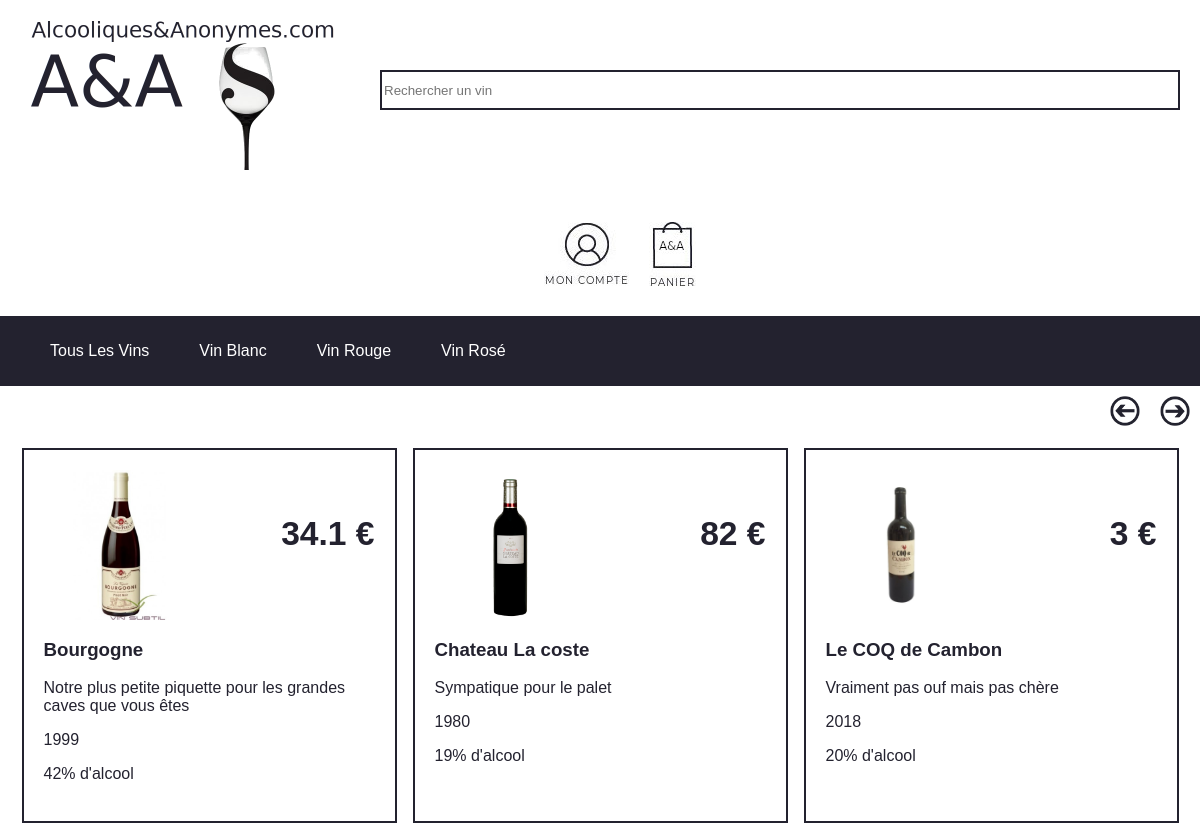
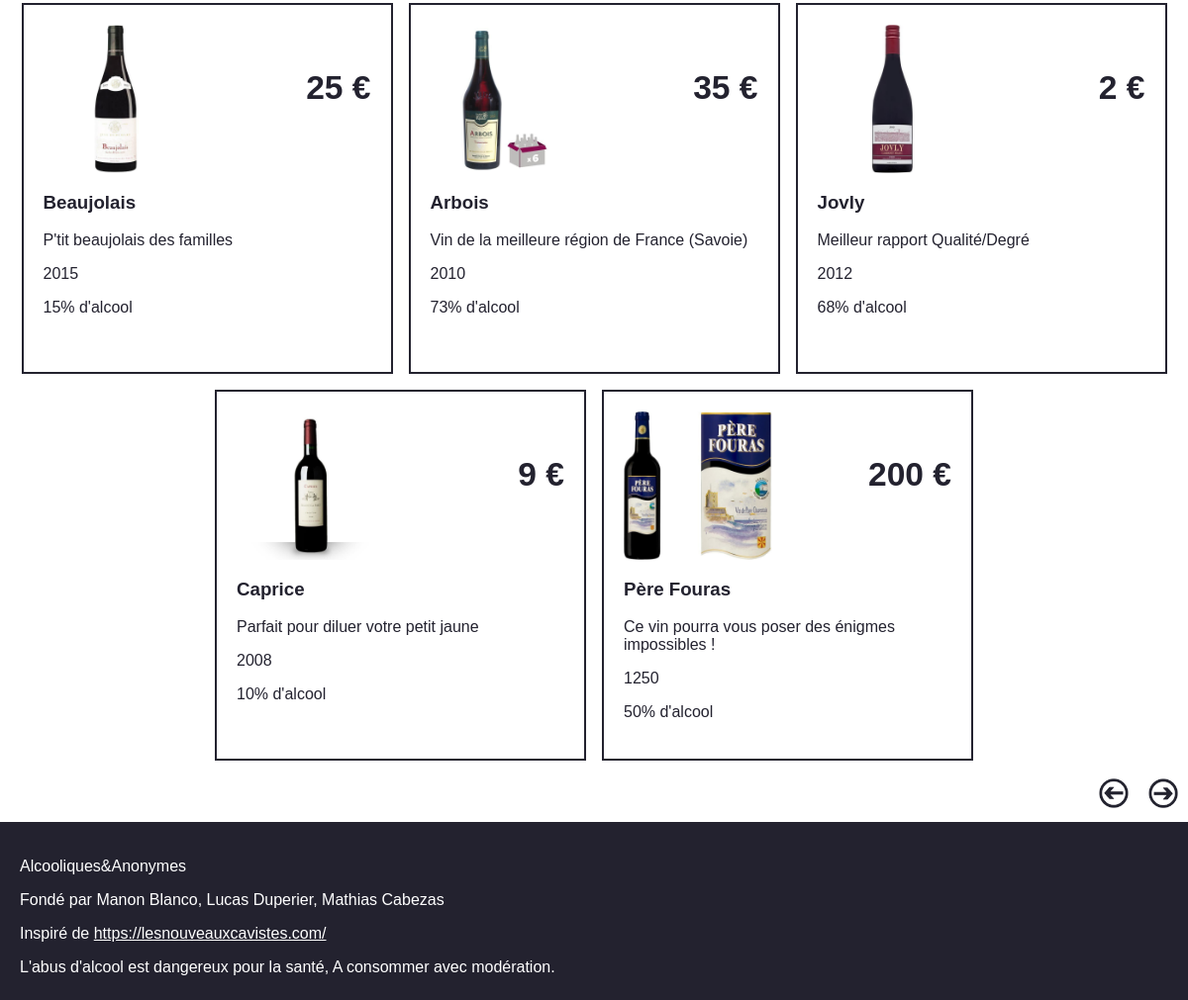
The app's page /controler/afficherArticles.ctrl.php with its own data (2 pictures, top to bottom).
### tables this page shows
CREATE TABLE categorie (
	ref INT PRIMARY KEY,
	nom TEXT,
	image TEXT
);

CREATE TABLE article (
	ref INT PRIMARY KEY,
	libelle TEXT,
  description TEXT,
  pourcentageAlcool REAL,
	annee INT,
	categorie INTEGER,
	prix REAL,
	image TEXT,
	FOREIGN KEY(categorie) REFERENCES categorie(ref)
);

### controler/afficherArticles.ctrl.php (called while the page is built, shortened)
<?php
include_once('../model/DAO.class.php');
$n = 8;
$categories = $dao->getCategories();
if(isset($_GET['categorie']))
  $categorie = $_GET['categorie'];
else
  $categorie = 'tout';
$articles = array();
if ($categorie == 'tout' && isset($_GET['ref'])) {
  $ref = $_GET['ref'];
  $articles = $dao->getN($ref, $n);
} else if ($categorie == 'tout' && !(isset($_GET['ref']))) {
  $articles = $dao->firstN($n);
} else if ($categorie != 'tout' && isset($_GET['ref'])) {
  $ref = $_GET['ref'];
  $articles = $dao->getNCateg($ref,$n,$categorie);
} else {
  $articles = $dao->getCateg($n, $categorie);
}
if ($categorie != 'tout') {
  $nextRef = $dao->nextCat(end($articles)->ref,$categorie);
} else $nextRef = $dao->next(end($articles)->ref);
if($nextRef == end($articles)->ref) {
  $nextRef = $articles[0]->ref;
}
if ($categorie != 'tout') {
  $prev = $dao->prevNCat($articles[0]->ref,$n,$categorie);
} else $prev = $dao->prevN($articles[0]->ref,$n);
if(empty($prev)) {
  $prev = $articles;
}
include('../view/articles.view.php');
?>

### model/DAO.class.php (called while the page is built, shortened)
<?php
require_once("../model/Categorie.class.php");
require_once("../model/Article.class.php");
$dao = new DAO();
class DAO {
  private $db;
  private $database = 'sqlite:../data/db/AEtA.db';
  function __construct() {
    try {
      $this->db = new PDO($this->database);
    }
    catch (PDOException $e){
      die("erreur de connexion: ".$e->getMessage()."\n");
    }
  }
  function getCategories() : array {
    $req = "SELECT * FROM categorie";
    $sth = $this->db->query($req);
    $result = $sth->fetchAll(PDO::FETCH_CLASS, 'Categorie');
    return $result;
  }
  function firstN(int $n) : array {
    $req = "SELECT * FROM article LIMIT '$n'";
    $sth = $this->db->query($req);
    $result = $sth->fetchAll(PDO::FETCH_CLASS, 'Article');
    return $result;
  }
    function next(int $ref) : int {
      $req = "SELECT * FROM article WHERE $ref < ref LIMIT 1 ";
      $sth = $this->db->query($req);
      $result = $sth->fetchAll(PDO::FETCH_CLASS, 'Article');
      if (empty($result)) {
        return $ref;
      } else return $result[0]->ref;
    }
}
?>

### model/Categorie.class.php (called while the page is built, shortened)
<?php
  class Categorie {
      function __get(string $property) {
          return $this->$property;
      }
  }
?>

### model/Article.class.php (called while the page is built, shortened)
<?php
    class Article {
        function __get(string $property) {
          return $this->$property;
        }
    }
?>

### view/articles.view.php (the view, shortened to what this page needs)
<!DOCTYPE html>
<html lang="fr" dir="ltr">
  <head>
    <link rel="stylesheet" href="../view/stylesheet.css">
  </head>
  <body>
    <?php require_once('../view/header.view.php'); ?>
    <?php if(isset($prev)): ?>
    <section class="fleches">
      <a href="../controler/afficherArticles.ctrl.php?ref=<?= ($prev[0]->ref-1).'&categorie='.$categorie?>"> <img src="../view/image/page_precedente.jpg" alt="Flèche page précèdente"> </a>
      <a href="../controler/afficherArticles.ctrl.php?ref=<?= $nextRef.'&categorie='.$categorie?>"> <img src="../view/image/page_suivante.jpg" alt="Flèche page suivante"> </a>
    </section>
    <?php endif; ?>
    <section>
      <?php foreach ($articles as $value) : ?>
      <a href="../controler/afficherArticles.ctrl.php?categorie=<?= $categorie?>&article=<?= $value->ref ?>">
        <div>
          <article>
            <img src="../view/image/vins/<?= $value->image ?>" alt="<?= $value->libelle?>">
            <h4><?= $value->prix?> €</h4>
          </article>
          <h3><?= $value->libelle ?></h3>
          <p><?= $value->description?></p>
          <p><?= $value->annee?></p>
          <p><?= $value->pourcentageAlcool?>% d'alcool</p>
        </div>
      </a>
    <?php endforeach ?>
    </section>
  <?php if(isset($prev)): ?>
    <section class="fleches">
      <a href="../controler/afficherArticles.ctrl.php?ref=<?= ($prev[0]->ref-1).'&categorie='.$categorie?>"> <img src="../view/image/page_precedente.jpg" alt="Flèche page précèdente"> </a>
      <a href="../controler/afficherArticles.ctrl.php?ref=<?= $nextRef.'&categorie='.$categorie?>"> <img src="../view/image/page_suivante.jpg" alt="Flèche page suivante"> </a>
    </section>
  <?php endif; ?>
  <?php require_once('../view/footer.view.php'); ?>
  </body>
</html>

### view/header.view.php
<header>
  <article class="header">
    <h1> <a href="../controler/afficherCategories.ctrl.php"> <img src="../view/image/logoA&A.png" alt="Logo de Alcooliques & Anonymes .com"> </a></h1>
    <form action="afficherResultatRecherche.ctrl.php" method="get">
      <input type="text" name="recherche" placeholder="Rechercher un vin">
    </form>
    <ul>
      <li> <a href="../controler/afficherCompte.ctrl.php"> <img src="../view/image/moncompte.jpg" alt="mon compte" > </a> </li>
      <li><a href="../controler/afficherPanier.ctrl.php"> <img src="../view/image/panier.jpg" alt="panier"> </a> </li>
    </ul>
  </article>
  <nav class="navHeader">
    <ul>
      <li><a href="../controler/afficherArticles.ctrl.php?categorie=tout">Tous Les Vins</a></li>
      <?php foreach ($categories as $value) : ?>
      <li><a href="../controler/afficherArticles.ctrl.php?categorie=<?=$value->ref?>"><?=$value->nom?></a></li>
      <?php endforeach ?>
    </ul>
  </nav>
</header>

### view/footer.view.php
<footer>
  <p>Alcooliques&Anonymes</p>
  <p>Fondé par Manon Blanco, Lucas Duperier, Mathias Cabezas</p>
  <p>Inspiré de <a href="https://lesnouveauxcavistes.com/"> https://lesnouveauxcavistes.com/</a> </p>
  <p> L'abus d'alcool est dangereux pour la santé, A consommer avec modération. </p>
</footer>

### view/stylesheet.css (style rules this page uses)
* { -moz-box-sizing: border-box; box-sizing: border-box; }
html { height: 100%; }
body { font-family: sans-serif; min-height: 100%; margin: 0; padding: 0; position: relative; padding-bottom: 180px; }
header { background-color: white; }
.header { display: flex; justify-content: space-around; flex-wrap: wrap; }
header h1 img { margin-top: -50px; height: 200px; width: 320px; }
header input { width : 800px; background-color: white; border : 2px solid #23222f; color: #ca7447; height: 40px; }
header form { margin-top : 50px; padding-top: 20px; }
header ul { display: flex; list-style: none; }
header ul li { padding: 10px; }
.navHeader li { padding: 10px; margin-right: 30px; }
.navHeader { display: flex; justify-content: space-between; background-color: #23222f; }
nav a { text-decoration: none; color: white; }
.fleches { justify-content: flex-end; }
.fleches img { height : 30px; margin: 10px; }
section { display: flex; flex-wrap: wrap; justify-content: center; }
section div { height: 375px; width: 375px; margin: 8px; border: 2px solid #23222f; padding: 20px; }
section div img { max-height: 200px; max-width: 150px; }
section a { text-decoration: none; color: #23222f; }
section div article { display: flex; justify-content: space-between; }
h4 { font-weight: bold; font-size: 2.1em; }
footer { position:absolute; bottom:0; width:100%; height:180px; background-color: #23222f; color: white; padding: 20px; }
footer a { color: white; }

### records on screen
categorie: nom "Vin Blanc"
categorie: nom "Vin Rouge"
categorie: nom "Vin Rosé"
article: image (picture), prix "34.1", libelle "Bourgogne", description "Notre plus petite piquette pour les grandes caves que vous êtes", annee "1999", pourcentageAlcool "42"
article: image (picture), prix "82", libelle "Chateau La coste", description "Sympatique pour le palet", annee "1980", pourcentageAlcool "19"
article: image (picture), prix "3", libelle "Le COQ de Cambon", description "Vraiment pas ouf mais pas chère", annee "2018", pourcentageAlcool "20"
article: image (picture), prix "25", libelle "Beaujolais", description "P'tit beaujolais des familles", annee "2015", pourcentageAlcool "15"
article: image (picture), prix "35", libelle "Arbois", description "Vin de la meilleure région de France (Savoie)", annee "2010", pourcentageAlcool "73"
article: image (picture), prix "2", libelle "Jovly", description "Meilleur rapport Qualité/Degré", annee "2012", pourcentageAlcool "68"
article: image (picture), prix "9", libelle "Caprice", description "Parfait pour diluer votre petit jaune", annee "2008", pourcentageAlcool "10"
article: image (picture), prix "200", libelle "Père Fouras", description "Ce vin pourra vous poser des énigmes impossibles !", annee "1250", pourcentageAlcool "50"
